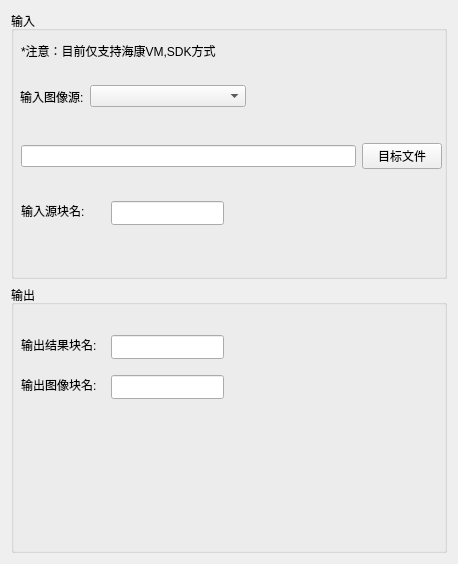
<?xml version="1.0" encoding="UTF-8"?>
<ui version="4.0">
 <class>Thirdparty</class>
 <widget class="QWidget" name="Thirdparty">
  <property name="geometry">
   <rect>
    <x>0</x>
    <y>0</y>
    <width>458</width>
    <height>564</height>
   </rect>
  </property>
  <property name="windowTitle">
   <string>Form</string>
  </property>
  <layout class="QVBoxLayout" name="verticalLayout">
   <item>
    <widget class="QGroupBox" name="groupBox">
     <property name="title">
      <string>输入</string>
     </property>
     <widget class="QLabel" name="label">
      <property name="geometry">
       <rect>
        <x>10</x>
        <y>30</y>
        <width>401</width>
        <height>19</height>
       </rect>
      </property>
      <property name="text">
       <string>*注意：目前仅支持海康VM,SDK方式</string>
      </property>
     </widget>
     <widget class="QWidget" name="horizontalLayoutWidget">
      <property name="geometry">
       <rect>
        <x>10</x>
        <y>130</y>
        <width>421</width>
        <height>31</height>
       </rect>
      </property>
      <layout class="QHBoxLayout" name="horizontalLayout" stretch="6,1">
       <item>
        <widget class="QLineEdit" name="InFilePath">
         <property name="readOnly">
          <bool>true</bool>
         </property>
        </widget>
       </item>
       <item>
        <widget class="QPushButton" name="LoadFileAction">
         <property name="text">
          <string>目标文件</string>
         </property>
        </widget>
       </item>
      </layout>
     </widget>
     <widget class="QLabel" name="label_4">
      <property name="geometry">
       <rect>
        <x>10</x>
        <y>190</y>
        <width>81</width>
        <height>19</height>
       </rect>
      </property>
      <property name="text">
       <string>输入源块名:</string>
      </property>
     </widget>
     <widget class="QLineEdit" name="inBlkName">
      <property name="geometry">
       <rect>
        <x>100</x>
        <y>190</y>
        <width>113</width>
        <height>24</height>
       </rect>
      </property>
     </widget>
     <widget class="QWidget" name="horizontalLayoutWidget_2">
      <property name="geometry">
       <rect>
        <x>9</x>
        <y>70</y>
        <width>421</width>
        <height>31</height>
       </rect>
      </property>
      <layout class="QHBoxLayout" name="horizontalLayout_2" stretch="1,4,5">
       <item>
        <widget class="QLabel" name="label_5">
         <property name="text">
          <string>输入图像源:</string>
         </property>
        </widget>
       </item>
       <item>
        <widget class="QComboBox" name="SelectLinker"/>
       </item>
       <item>
        <spacer name="horizontalSpacer">
         <property name="orientation">
          <enum>Qt::Horizontal</enum>
         </property>
         <property name="sizeHint" stdset="0">
          <size>
           <width>40</width>
           <height>20</height>
          </size>
         </property>
        </spacer>
       </item>
      </layout>
     </widget>
    </widget>
   </item>
   <item>
    <widget class="QGroupBox" name="groupBox_2">
     <property name="title">
      <string>输出</string>
     </property>
     <widget class="QLabel" name="label_2">
      <property name="geometry">
       <rect>
        <x>10</x>
        <y>50</y>
        <width>81</width>
        <height>19</height>
       </rect>
      </property>
      <property name="text">
       <string>输出结果块名:</string>
      </property>
     </widget>
     <widget class="QLabel" name="label_3">
      <property name="geometry">
       <rect>
        <x>10</x>
        <y>90</y>
        <width>81</width>
        <height>19</height>
       </rect>
      </property>
      <property name="text">
       <string>输出图像块名:</string>
      </property>
     </widget>
     <widget class="QLineEdit" name="outBlkName">
      <property name="geometry">
       <rect>
        <x>100</x>
        <y>50</y>
        <width>113</width>
        <height>24</height>
       </rect>
      </property>
     </widget>
     <widget class="QLineEdit" name="outImgBlkName">
      <property name="geometry">
       <rect>
        <x>100</x>
        <y>90</y>
        <width>113</width>
        <height>24</height>
       </rect>
      </property>
     </widget>
    </widget>
   </item>
  </layout>
 </widget>
 <resources/>
 <connections/>
</ui>
